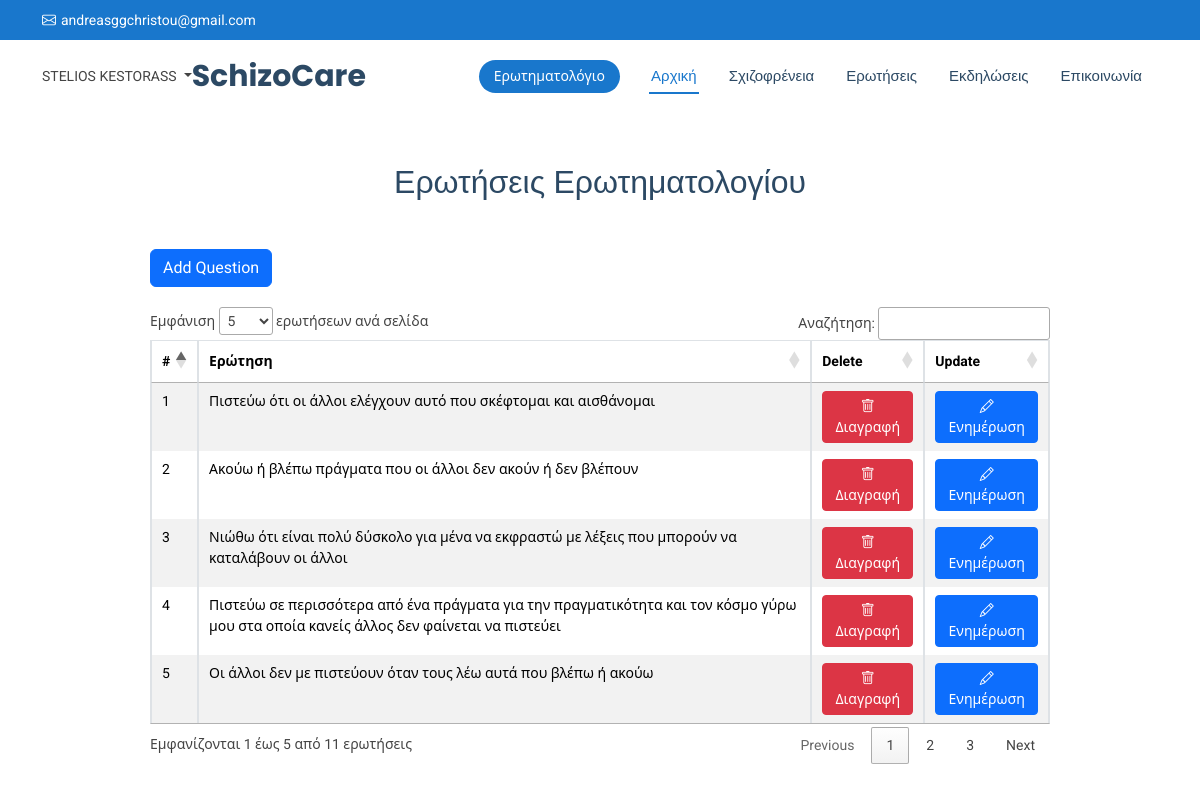
The app's page /dashboard/admin/modify_questionnaire.php (signed in) with its own data.
### tables this page shows
CREATE TABLE `questionnaire` (
  `id` int(11) NOT NULL,
  `question` varchar(255) NOT NULL
);

### dashboard/admin/modify_questionnaire.php (the view, shortened to what this page needs)
<!DOCTYPE html>
<html lang="en">
<head>
    <link href="https://cdn.jsdelivr.net/npm/bootstrap@5.1.3/dist/css/bootstrap.min.css" rel="stylesheet">
    <link href="https://cdn.datatables.net/1.11.5/css/jquery.dataTables.min.css" rel="stylesheet">
</head>
<body>
<?php
    include "header.php";
?>
<div class="container_table">
    <h2 style="text-align: center; padding-bottom: 40px;">Ερωτήσεις Ερωτηματολογίου</h2>
    <div class="add">
        <button class="btn btn-primary"data-bs-toggle="modal" data-bs-target="#exampleModal">Add Question</button>
    </div>
    <table id="questionsTable" class="table table-bordered table-striped">
      <thead>
        <tr>
          <th>#</th>
          <th>Ερώτηση</th>
          <th>Delete</th>
          <th>Update</th>
        </tr>
      </thead>
      <tbody>
        <?php
        $sql1 = "SELECT id, question FROM questionnaire";
        $stmt = $conn->prepare($sql1);
        $stmt->execute();
        $result = $stmt->get_result();
    if ($result->num_rows > 0) {
        $ctr = 0;
        while ($row = $result->fetch_assoc()) {
            $ctr++;
            echo "<tr>";
            echo "<td>" . $ctr  . "</td>";
            echo "<td>" . htmlspecialchars($row['question']) . "</td>";
            echo "<td>
            <button class='btn btn-danger btn-sm' data-bs-toggle='modal' data-bs-target='#deleteModal'
                data-id='" . $row['id'] . "'
                data-question='" . htmlspecialchars($row['question']) . "'
                data-action='delete'>
                <i class='bi bi-trash'></i> Διαγραφή
            </button>
          </td>";
    echo "<td>
            <button class='btn btn-primary btn-sm' data-bs-toggle='modal' data-bs-target='#updateModal'
                data-id='" . $row['id'] . "'
                data-question='" . htmlspecialchars($row['question']) . "'
                data-action='update'>
                <i class='bi bi-pencil'></i> Ενημέρωση
            </button>
          </td>";
echo "</tr>";
        }
    } else {
        echo "<tr><td colspan='4'>Δεν βρέθηκαν ερωτήσεις.</td></tr>";
    }
    ?>
      </tbody>
    </table>
</div>
</body>
</html>

### assets/css/main.css (style rules this page uses)
:root { --default-font: "Roboto", system-ui, -apple-system, "Segoe UI", Roboto, "Helvetica Neue", Arial, "Noto Sans", "Liberation Sans", sans-serif, "Apple Color Emoji", "Segoe UI Emoji", "Segoe UI Symbol", "Noto Color Emoji"; --heading-font: "Poppins", sans-serif; --nav-font: "Raleway", sans-serif; }
:root { --background-color: #ffffff; --default-color: #444444; --heading-color: #2c4964; --accent-color: #1977cc; --surface-color: #ffffff; --contrast-color: #ffffff; }
:root { --nav-color: #2c4964; --nav-hover-color: #1977cc; --nav-mobile-background-color: #ffffff; --nav-dropdown-background-color: #ffffff; --nav-dropdown-color: #2c4964; --nav-dropdown-hover-color: #1977cc; }
:root { scroll-behavior: smooth; }
body { color: var(--default-color); background-color: var(--background-color); font-family: var(--default-font); }
h1, h2, h3, h4, h5, h6 { color: var(--heading-color); font-family: var(--heading-font); }

### dashboard/admin/modify_questionnaire.php (style rules this page uses)
.table { border: 1px solid #007BFF; }
.table th, .table td { background-color: #f0f8ff; color: #003366; }
.table thead { background-color: #007BFF; color: white; }
.container_table { max-width: 900px; margin: 50px auto; }
.add { padding-bottom: 20px; }

### dashboard/admin/header.php (style rules this page uses)
body { font-size: 14px; }

### records on screen
questionnaire: question "Πιστεύω ότι οι άλλοι ελέγχουν αυτό που σκέφτομαι και αισθάνομαι"
questionnaire: question "Ακούω ή βλέπω πράγματα που οι άλλοι δεν ακούν ή δεν βλέπουν"
questionnaire: question "Νιώθω ότι είναι πολύ δύσκολο για μένα να εκφραστώ με λέξεις που μπορούν να καταλάβουν οι άλλοι"
questionnaire: question "Πιστεύω σε περισσότερα από ένα πράγματα για την πραγματικότητα και τον κόσμο γύρω μου στα οποία κανείς άλλος δεν φαίνεται να πιστεύει"
questionnaire: question "Οι άλλοι δεν με πιστεύουν όταν τους λέω αυτά που βλέπω ή ακούω"

### other values on screen
$user_name "STELIOS KESTORASS"
